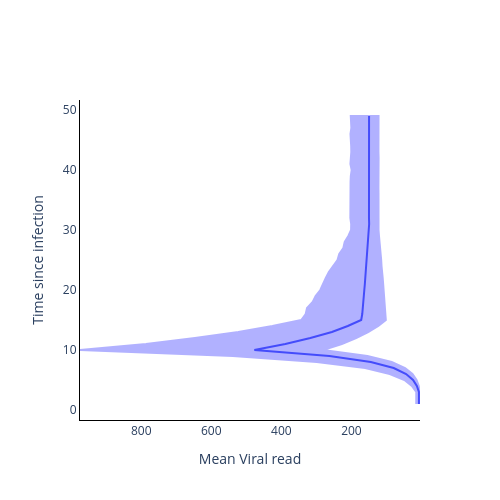

Write notebook code for a chart like this one.
### Code cell
fig = go.Figure()

fig.add_trace(
    go.Scatter(
        y=time_from_infec,
        x=np.mean(vr_val, axis=1),
        mode='lines',
        name='Mean Viral read',
        showlegend=False,
    )
)

fig.add_trace(
    go.Scatter(
        y=time_from_infec.tolist() + time_from_infec.tolist()[::-1],
        x=np.quantile(vr_val, 0.975, axis=1).tolist() + np.quantile(vr_val, 0.025, axis=1).tolist()[::-1],
        mode='lines',
        fill='toself',
        fillcolor='blue',
        line_color='blue',
        opacity=0.3,
        showlegend=False,
    )
)

# Add axis labels
fig.update_layout(
    width=500, 
    height=500,
    plot_bgcolor='white',
    xaxis=dict(
        linecolor='black',
        title = 'Mean Viral read',
        autorange='reversed'
        ),
    yaxis=dict(
        linecolor='black',
        title = 'Time since infection'),
    #legend=dict(
    #    orientation="h",
    #    yanchor="bottom",
    #    y=1.02,
    #    xanchor="right",
    #    x=1
    #)
    )

fig.write_image('images/Multiple-pulses-Viral_read_model.pdf')
fig.show()

### Figure 1 — Plotly figure (JSON) as saved in the notebook; plotly's stock layout.template omitted (floating-point values rounded to 4 significant figures)
{"data": [{"mode": "lines", "name": "Mean Viral read", "showlegend": false, "type": "scatter", "x": [7.337, 7.379, 7.362, 13.29, 24.2, 43.9, 79.43, 144.7, 262.9, 477.1, 388.7, 317.3, 255.7, 210.4, 172.1, 169.2, 168.2, 165.4, 164.3, 163.3, 161.7, 160.5, 158.8, 156.7, 155.3, 155.0, 153.0, 152.0, 150.6, 149.3, 149.5, 149.9, 149.8, 149.8, 149.6, 149.6, 149.7, 150.1, 149.6, 149.2, 149.4, 149.6, 149.6, 149.7, 149.7, 149.4, 149.4, 149.7, 149.7], "y": [1, 2, 3, 4, 5, 6, 7, 8, 9, 10, 11, 12, 13, 14, 15, 16, 17, 18, 19, 20, 21, 22, 23, 24, 25, 26, 27, 28, 29, 30, 31, 32, 33, 34, 35, 36, 37, 38, 39, 40, 41, 42, 43, 44, 45, 46, 47, 48, 49]}, {"fill": "toself", "fillcolor": "blue", "line": {"color": "blue"}, "mode": "lines", "opacity": 0.3, "showlegend": false, "type": "scatter", "x": [15.1, 15.09, 14.99, 27.53, 48.78, 90.59, 160.9, 299.1, 538.8, 974.7, 786.5, 646.8, 523.0, 425.7, 343.2, 330.6, 326.8, 310.7, 302.3, 288.9, 282.0, 273.2, 264.5, 252.8, 239.9, 234.8, 223.1, 219.2, 208.8, 201.1, 200.7, 203.1, 203.3, 203.6, 203.6, 202.5, 203.3, 202.5, 201.8, 199.4, 203.0, 201.2, 200.4, 200.8, 201.5, 202.8, 200.3, 201.3, 201.9, 122.7, 123.0, 122.8, 123.0, 122.9, 123.3, 122.9, 122.5, 122.9, 122.5, 122.6, 123.2, 123.0, 122.7, 122.8, 123.1, 123.2, 123.3, 123.1, 122.6, 121.3, 119.3, 118.2, 116.8, 115.1, 114.1, 111.8, 110.7, 109.4, 108.2, 106.0, 105.1, 103.5, 102.4, 101.9, 123.3, 152.3, 186.6, 227.4, 281.2, 154.3, 85.06, 46.86, 25.88, 14.21, 7.793, 4.328, 4.361, 4.349], "y": [1, 2, 3, 4, 5, 6, 7, 8, 9, 10, 11, 12, 13, 14, 15, 16, 17, 18, 19, 20, 21, 22, 23, 24, 25, 26, 27, 28, 29, 30, 31, 32, 33, 34, 35, 36, 37, 38, 39, 40, 41, 42, 43, 44, 45, 46, 47, 48, 49, 49, 48, 47, 46, 45, 44, 43, 42, 41, 40, 39, 38, 37, 36, 35, 34, 33, 32, 31, 30, 29, 28, 27, 26, 25, 24, 23, 22, 21, 20, 19, 18, 17, 16, 15, 14, 13, 12, 11, 10, 9, 8, 7, 6, 5, 4, 3, 2, 1]}], "layout": {"height": 500, "plot_bgcolor": "white", "width": 500, "xaxis": {"autorange": "reversed", "linecolor": "black", "title": {"text": "Mean Viral read"}}, "yaxis": {"linecolor": "black", "title": {"text": "Time since infection"}}}}
